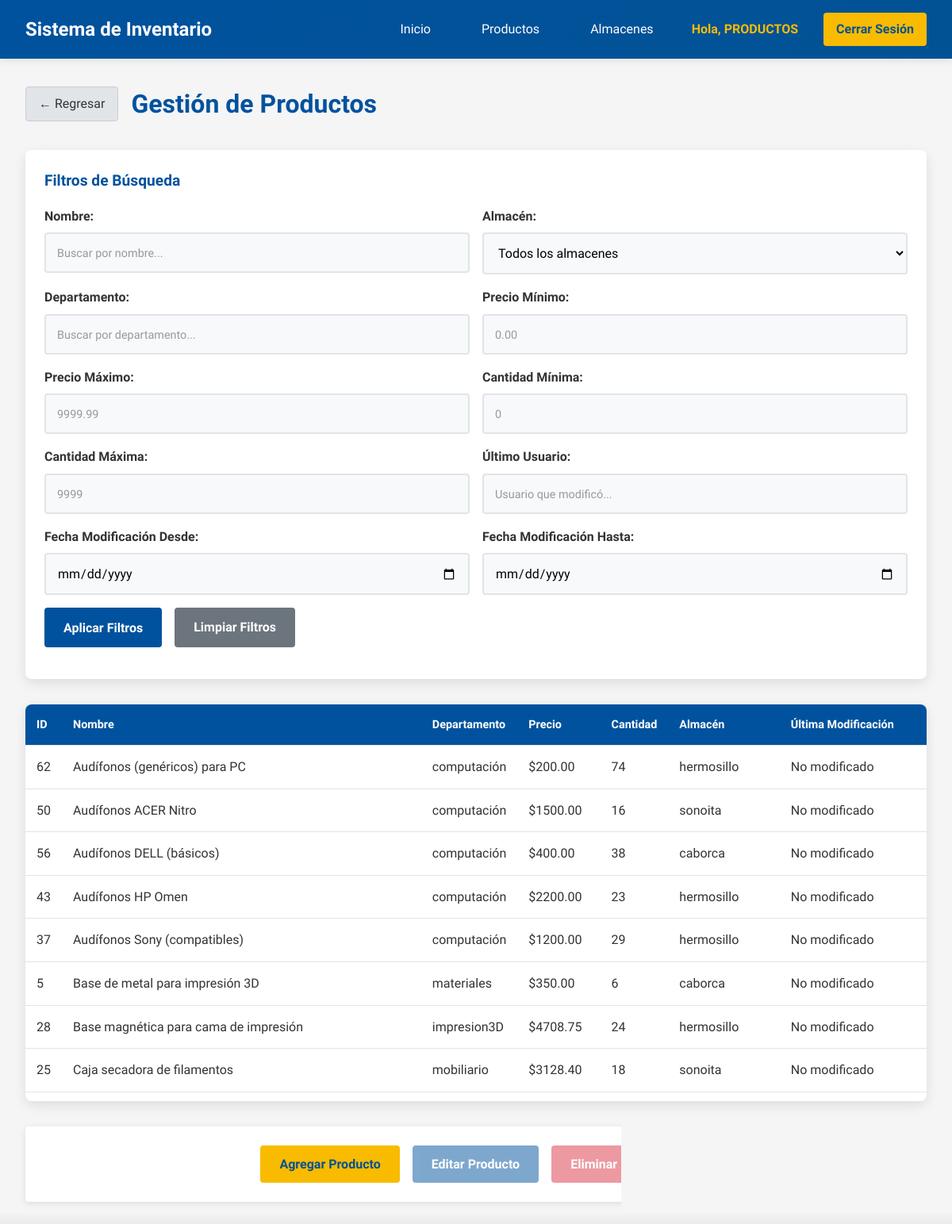
Screenshot of /productos (signed in) with the database file from the repository.
### tables this page shows
CREATE TABLE "productos" (
	"id"	INTEGER NOT NULL,
	"nombre"	TEXT NOT NULL,
	"precio"	REAL NOT NULL,
	"cantidad"	INTEGER NOT NULL,
	"departamento"	TEXT NOT NULL, almacen INTEGER, fecha_hora_ultima_modificacion DATETIME, ultimo_usuario_en_modificar TEXT, fecha_hora_creacion DATETIME,
	PRIMARY KEY("id")
);

CREATE TABLE almacenes (
    id INTEGER PRIMARY KEY,
    nombre TEXT NOT NULL
, fecha_hora_ultima_modificacion DATETIME, ultimo_usuario_en_modificar TEXT, fecha_hora_creacion DATETIME);

### app.py (the view)
@app.route('/productos')
def productos():
    if 'usuario_id' not in session:
        return redirect(url_for('login'))
    nombre_filter = request.args.get('nombre', '')
    departamento_filter = request.args.get('departamento', '')
    almacen_filter = request.args.get('almacen', '')
    precio_min = request.args.get('precio_min', '')
    precio_max = request.args.get('precio_max', '')
    cantidad_min = request.args.get('cantidad_min', '')
    cantidad_max = request.args.get('cantidad_max', '')
    usuario_modifico = request.args.get('usuario_modifico', '')
    fecha_modificacion_desde = request.args.get('fecha_modificacion_desde', '')
    fecha_modificacion_hasta = request.args.get('fecha_modificacion_hasta', '')
    conn = get_db_connection()
    query = '''
        SELECT
            p.id, p.nombre, p.departamento, p.precio, p.cantidad, p.almacen,
            p.fecha_hora_creacion, p.fecha_hora_ultima_modificacion, p.ultimo_usuario_en_modificar,
            a.nombre as almacen_nombre
        FROM productos p
        LEFT JOIN almacenes a ON p.almacen = a.id
        WHERE 1=1
    '''
    params = []
    if nombre_filter:
        query += ' AND p.nombre LIKE ?'
        params.append(f'%{nombre_filter}%')
    if departamento_filter:
        query += ' AND p.departamento LIKE ?'
        params.append(f'%{departamento_filter}%')
    if almacen_filter:
        query += ' AND p.almacen = ?'
        params.append(int(almacen_filter))
    if precio_min:
        query += ' AND p.precio >= ?'
        params.append(float(precio_min))
    if precio_max:
        query += ' AND p.precio <= ?'
        params.append(float(precio_max))
    if cantidad_min:
        query += ' AND p.cantidad >= ?'
        params.append(int(cantidad_min))
    if cantidad_max:
        query += ' AND p.cantidad <= ?'
        params.append(int(cantidad_max))
    if usuario_modifico:
        query += ' AND p.ultimo_usuario_en_modificar LIKE ?'
        params.append(f'%{usuario_modifico}%')
    if fecha_modificacion_desde:
        query += ' AND DATE(p.fecha_hora_ultima_modificacion) >= ?'
        params.append(fecha_modificacion_desde)
    if fecha_modificacion_hasta:
        query += ' AND DATE(p.fecha_hora_ultima_modificacion) <= ?'
        params.append(fecha_modificacion_hasta)
    query += ' ORDER BY p.nombre'
    productos = conn.execute(query, params).fetchall()
    almacenes = conn.execute('SELECT * FROM almacenes ORDER BY nombre').fetchall()
    conn.close()
    return render_template('productos.html', productos=productos, almacenes=almacenes)

### app.py (called while the page is built)
def get_db_connection():
    conn = sqlite3.connect(DATABASE)
    conn.row_factory = sqlite3.Row
    return conn

### templates/productos.html (shortened to what this page needs)
{% extends "base.html" %}
{% block content %}
<div class="container">
    <div class="page-header">
        <a href="{{ url_for('index') }}" class="btn btn-back">
            ← Regresar
        </a>
        <h1>Gestión de Productos</h1>
    </div>
    <div class="filters-section">
        <h3>Filtros de Búsqueda</h3>
        <form method="GET" action="{{ url_for('productos') }}" id="filterForm">
            <div class="filter-row">
                <div class="filter-group">
                    <label for="nombre">Nombre:</label>
                    <input type="text" id="nombre" name="nombre" value="{{ request.args.get('nombre', '') }}"
                           class="form-input" placeholder="Buscar por nombre...">
                </div>
                <div class="filter-group">
                    <label for="almacen">Almacén:</label>
                    <select id="almacen" name="almacen" class="form-input">
                        <option value="">Todos los almacenes</option>
                    </select>
                </div>
            </div>
            <div class="filter-row">
                <div class="filter-group">
                    <label for="departamento">Departamento:</label>
                    <input type="text" id="departamento" name="departamento"
                           value="{{ request.args.get('departamento', '') }}"
                           class="form-input" placeholder="Buscar por departamento...">
                </div>
                <div class="filter-group">
                    <label for="precio_min">Precio Mínimo:</label>
                    <input type="number" id="precio_min" name="precio_min"
                           value="{{ request.args.get('precio_min', '') }}"
                           class="form-input" step="0.01" placeholder="0.00">
                </div>
            </div>
            <div class="filter-row">
                <div class="filter-group">
                    <label for="precio_max">Precio Máximo:</label>
                    <input type="number" id="precio_max" name="precio_max"
                           value="{{ request.args.get('precio_max', '') }}"
                           class="form-input" step="0.01" placeholder="9999.99">
                </div>
                <div class="filter-group">
                    <label for="cantidad_min">Cantidad Mínima:</label>
                    <input type="number" id="cantidad_min" name="cantidad_min"
                           value="{{ request.args.get('cantidad_min', '') }}"
                           class="form-input" placeholder="0">
                </div>
            </div>
            <div class="filter-row">
                <div class="filter-group">
                    <label for="cantidad_max">Cantidad Máxima:</label>
                    <input type="number" id="cantidad_max" name="cantidad_max"
                           value="{{ request.args.get('cantidad_max', '') }}"
                           class="form-input" placeholder="9999">
                </div>
                <div class="filter-group">
                    <label for="usuario_modifico">Último Usuario:</label>
                    <input type="text" id="usuario_modifico" name="usuario_modifico"
                           value="{{ request.args.get('usuario_modifico', '') }}"
                           class="form-input" placeholder="Usuario que modificó...">
                </div>
            </div>
            <div class="filter-row">
                <div class="filter-group">
                    <label for="fecha_modificacion_desde">Fecha Modificación Desde:</label>
                    <input type="date" id="fecha_modificacion_desde" name="fecha_modificacion_desde"
                           value="{{ request.args.get('fecha_modificacion_desde', '') }}"
                           class="form-input">
                </div>
                <div class="filter-group">
                    <label for="fecha_modificacion_hasta">Fecha Modificación Hasta:</label>
                    <input type="date" id="fecha_modificacion_hasta" name="fecha_modificacion_hasta"
                           value="{{ request.args.get('fecha_modificacion_hasta', '') }}"
                           class="form-input">
                </div>
            </div>
            <div class="actions-section">
                <button type="submit" class="btn btn-primary">Aplicar Filtros</button>
                <a href="{{ url_for('productos') }}" class="btn btn-secondary">Limpiar Filtros</a>
            </div>
        </form>
    </div>
<div class="table-scroll-container">
    <div class="table-wrapper">
        <table class="data-table" id="productosTable">
            <thead>
                <tr>
                    <th>ID</th>
                    <th>Nombre</th>
                    <th>Departamento</th>
                    <th>Precio</th>
                    <th>Cantidad</th>
                    <th>Almacén</th>
                    <th>Última Modificación</th>
                    <th>Último Usuario</th>
                </tr>
            </thead>
            <tbody>
                {% for producto in productos %}
                <tr data-producto-id="{{ producto.id }}"
                    onclick="seleccionarProducto(this, {{ producto.id }})"
                    class="producto-row">
                    <td>{{ producto.id }}</td>
                    <td>{{ producto.nombre }}</td>
                    <td>{{ producto.departamento or '-' }}</td>
                    <td>${{ "%.2f"|format(producto.precio) }}</td>
                    <td>{{ producto.cantidad }}</td>
                    <td>{{ producto.almacen_nombre or 'N/A' }}</td>
                    <td>{{ producto.fecha_hora_ultima_modificacion or 'No modificado' }}</td>
                    <td>{{ producto.ultimo_usuario_en_modificar or '-' }}</td>
                </tr>
                {% else %}
                <tr>
                    <td colspan="8" style="text-align: center;">No se encontraron productos</td>
                </tr>
                {% endfor %}
            </tbody>
        </table>
    </div>
</div>
    {% if session.usuario_rol in ['ADMIN', 'PRODUCTOS'] %}
    <div class="action-buttons-bottom">
        <button type="button" class="btn btn-success" onclick="agregarProducto()">
            Agregar Producto
        </button>
        <button type="button" class="btn btn-primary" id="btnEditar" onclick="editarProducto()" disabled>
            Editar Producto
        </button>
        <button type="button" class="btn btn-danger" id="btnEliminar" onclick="eliminarProducto()" disabled>
            Eliminar Producto
        </button>
    </div>
    {% endif %}
</div>
{% endblock %}

### rows the page displays
productos: id "62", nombre "Audífonos (genéricos) para PC", departamento "computación", precio "200.00", cantidad "74", nombre "hermosillo", fecha_hora_ultima_modificacion "No modificado"
productos: id "50", nombre "Audífonos ACER Nitro", departamento "computación", precio "1500.00", cantidad "16", nombre "sonoita", fecha_hora_ultima_modificacion "No modificado"
productos: id "56", nombre "Audífonos DELL (básicos)", departamento "computación", precio "400.00", cantidad "38", nombre "caborca", fecha_hora_ultima_modificacion "No modificado"
productos: id "43", nombre "Audífonos HP Omen", departamento "computación", precio "2200.00", cantidad "23", nombre "hermosillo", fecha_hora_ultima_modificacion "No modificado"
productos: id "37", nombre "Audífonos Sony (compatibles)", departamento "computación", precio "1200.00", cantidad "29", nombre "hermosillo", fecha_hora_ultima_modificacion "No modificado"
productos: id "5", nombre "Base de metal para impresión 3D", departamento "materiales", precio "350.00", cantidad "6", nombre "caborca", fecha_hora_ultima_modificacion "No modificado"
productos: id "28", nombre "Base magnética para cama de impresión", departamento "impresion3D", precio "4708.75", cantidad "24", nombre "hermosillo", fecha_hora_ultima_modificacion "No modificado"
productos: id "25", nombre "Caja secadora de filamentos", departamento "mobiliario", precio "3128.40", cantidad "18", nombre "sonoita", fecha_hora_ultima_modificacion "No modificado"

### other values shown
{{ session.usuario_nombre }} "PRODUCTOS"
